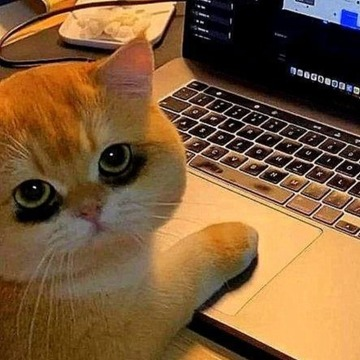
#> input picture Computer_Vision/cat.bmp, 360 x 360 px
$ python 06_BoolCalc.py
#> lines starting #> are read from the running program, lines starting #| are printed output that depends on the picture
from matplotlib import pyplot as plt
import cv2

src1 = cv2.imread('cat.bmp', cv2.IMREAD_GRAYSCALE)
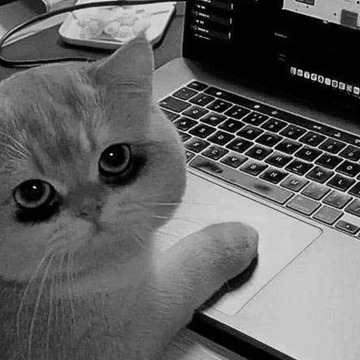
#> src1: shape (360, 360); min 0, max 255, mean 97.3
src2 = cv2.imread('dust.bmp', cv2.IMREAD_GRAYSCALE)
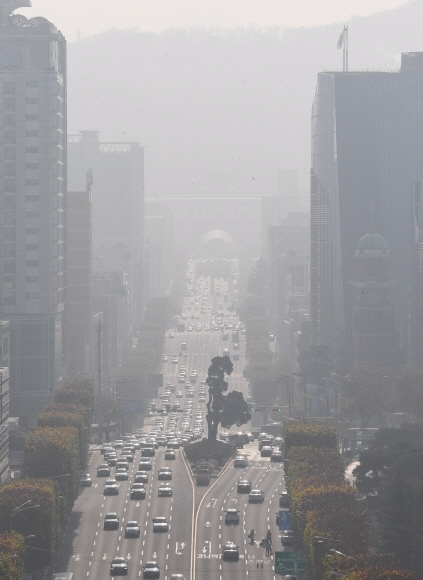
#> input picture Computer_Vision/dust.bmp, 423 x 580 px
#> src2: shape (580, 423); min 63, max 253, mean 158.5

if src1 is None or src2 is None:
    print('Image load failed!')
    exit()

# 이미지 크기를 일치시킴 (src1의 크기로 src2를 맞춤)
src2 = cv2.resize(src2, (src1.shape[1], src1.shape[0]))
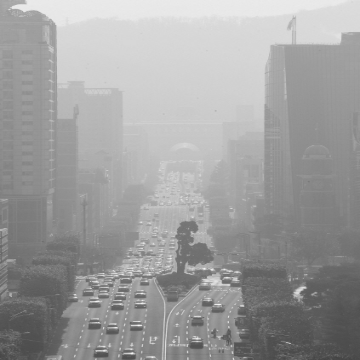
#> src2: shape (360, 360); min 67, max 248, mean 158.4

dst1 = cv2.bitwise_and(src1, src2)
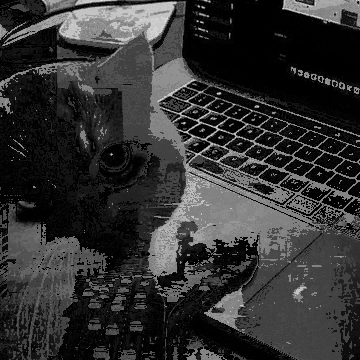
#> dst1: shape (360, 360); min 0, max 232, mean 49.6
dst2 = cv2.bitwise_or(src1, src2)
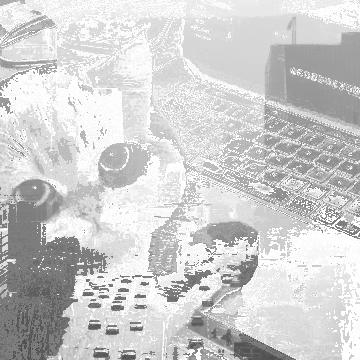
#> dst2: shape (360, 360); min 75, max 255, mean 206.1
dst3 = cv2.bitwise_xor(src1, src2)
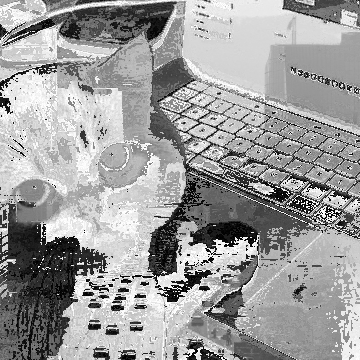
#> dst3: shape (360, 360); min 0, max 255, mean 156.5
dst4 = cv2.bitwise_not(src1)
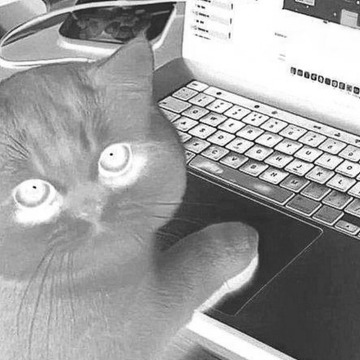
#> dst4: shape (360, 360); min 0, max 255, mean 157.7

plt.subplot(231), plt.axis('off'), plt.imshow(src1, 'gray'), plt.title('src1')
plt.subplot(232), plt.axis('off'), plt.imshow(src2, 'gray'), plt.title('src2')
plt.subplot(233), plt.axis('off'), plt.imshow(dst1, 'gray'), plt.title('bitwise_and')
plt.subplot(234), plt.axis('off'), plt.imshow(dst2, 'gray'), plt.title('bitwise_or')
plt.subplot(235), plt.axis('off'), plt.imshow(dst3, 'gray'), plt.title('bitwise_xor')
plt.subplot(236), plt.axis('off'), plt.imshow(dst4, 'gray'), plt.title('bitwise_not')

plt.show()
